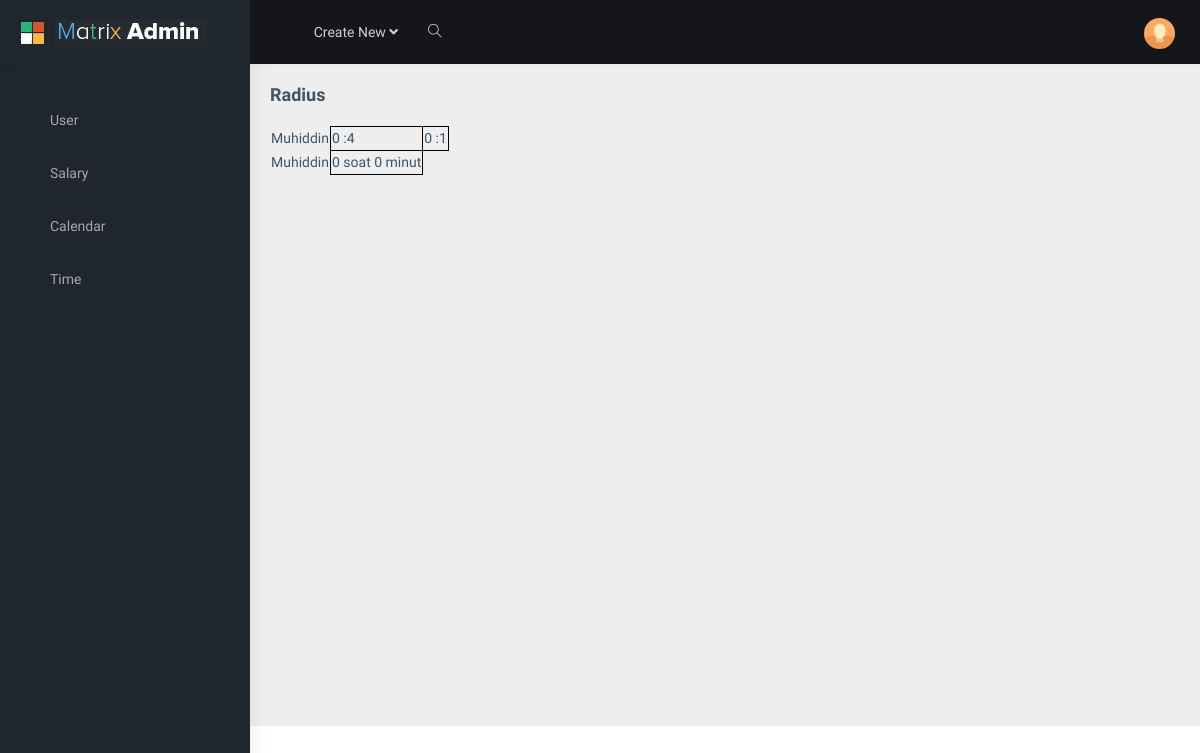
/api/admin/time/yanvar/ (signed in), run on an earlier commit of the app's database.
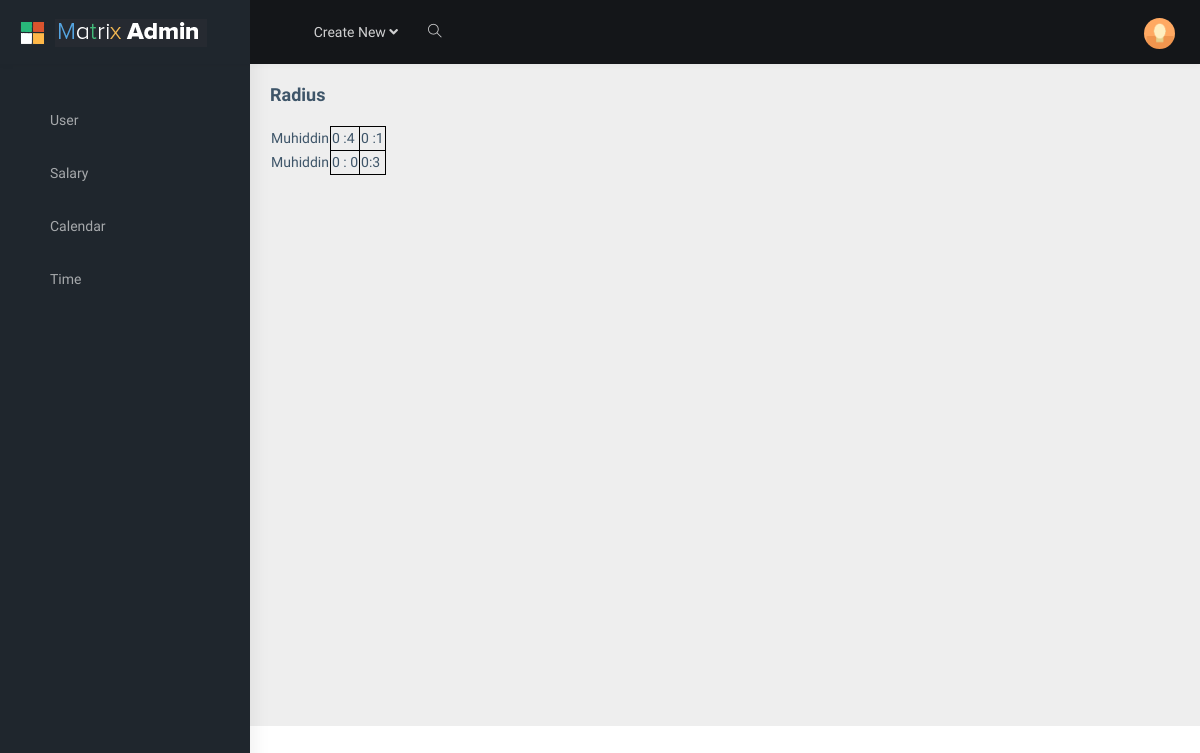
And on a later commit of the database.
### salary/models.py (models this page shows)
class Date(models.Model):
    worker = models.ForeignKey(Workers, on_delete=models.CASCADE, blank=True, null=True)
    clock_in = models.TimeField(blank=True, null=True)
    clock_out = models.TimeField(blank=True, null=True)
    work = models.CharField(blank=True, null=True, max_length=125)
    type_month = models.CharField(blank=True, null=True, max_length=125)
    month = models.CharField(blank=True, null=True, max_length=125)

### salary/views.py (the view)
# urls.py: path('time/<str:type_month>/', DateView.as_view(), name='time'),
class DateView(TemplateView):
    model = Workers
    def get(self, request, *args, **kwargs):
        if not request.user.is_authenticated:
            return HttpResponseRedirect(reverse_lazy('login'))
        context = super().get_context_data(**kwargs)
        context['dates'] = Date.objects.filter(type_month=self.kwargs['type_month'])
        return render(request, 'calendar/date.html', context)

### salary/templates/calendar/date.html
{% extends 'base.html' %}
{% load static %}
{% block content %}
<table>
    <tr>
        <td >Muhiddin</td>
        {% for i in dates%}
            {% if i.worker.id == 1 %}
            <td style="border: 1px solid black;">{{i.work}}</td>
            {% endif %}
        {%endfor%}
    </tr>
    <tr>
        <td >Muhiddin</td>
        {% for i in dates%}
            {% if i.worker.id == 2 %}
            <td style="border: 1px solid black;">{{i.work}}</td>
            {% endif %}
        {%endfor%}
    </tr>
</table>
{% endblock content %}

### salary/templates/base.html (shortened to what this page needs)
{% load static %}
<!DOCTYPE html>
<html dir="ltr" lang="en">
<head>
    <link href="{% static 'dashboard/assets/libs/flot/css/float-chart.css' %}" rel="stylesheet">
    <link href="{% static 'dashboard/css/style.min.css'%}" rel="stylesheet">
</head>
<body>
    <div id="main-wrapper">
        <header class="topbar" data-navbarbg="skin5">
            <nav class="navbar top-navbar navbar-expand-md navbar-dark">
                <div class="navbar-header" data-logobg="skin5">
                    <a class="navbar-brand" href="index.html">
                        <b class="logo-icon p-l-10">
                            <img src="{% static 'dashboard/assets/images/logo-icon.png'%}" alt="homepage" class="light-logo" />
                        </b>
                        <span class="logo-text">
                             <img src="{% static 'dashboard/assets/images/logo-text.png'%}" alt="homepage" class="light-logo" />
                        </span>
                    </a>
                </div>
                <div class="navbar-collapse collapse" id="navbarSupportedContent" data-navbarbg="skin5">
                    <ul class="navbar-nav float-left mr-auto">
                        <li class="nav-item d-none d-md-block"><a class="nav-link sidebartoggler waves-effect waves-light" href="javascript:void(0)" data-sidebartype="mini-sidebar"><i class="mdi mdi-menu font-24"></i></a></li>
                        <li class="nav-item dropdown">
                            <a class="nav-link dropdown-toggle" href="#" id="navbarDropdown" role="button" data-toggle="dropdown" aria-haspopup="true" aria-expanded="false">
                             <span class="d-none d-md-block">Create New <i class="fa fa-angle-down"></i></span>
                            </a>
                        </li>
                        <li class="nav-item search-box"> <a class="nav-link waves-effect waves-dark" href="javascript:void(0)"><i class="ti-search"></i></a>
                        </li>
                    </ul>
                    <ul class="navbar-nav float-right">
                        <li class="nav-item dropdown">
                            <a class="nav-link dropdown-toggle text-muted waves-effect waves-dark pro-pic" href="" data-toggle="dropdown" aria-haspopup="true" aria-expanded="false"><img src="{% static 'dashboard/assets/images/users/1.jpg'%}" alt="user" class="rounded-circle" width="31"></a>
                        </li>
                    </ul>
                </div>
            </nav>
        </header>
        <aside class="left-sidebar" data-sidebarbg="skin5">
            <div class="scroll-sidebar">
                <nav class="sidebar-nav">
                    <ul id="sidebarnav" class="p-t-30">
                        <li class="sidebar-item"> <a class="sidebar-link waves-effect waves-dark sidebar-link" href="{% url 'users' %}" aria-expanded="false"><i class="mdi mdi-view-dashboard"></i><span class="hide-menu">User</span></a></li>
                        <li class="sidebar-item"> <a class="sidebar-link waves-effect waves-dark" href="{% url 'search' %}" aria-expanded="false"><i class="mdi mdi-view-dashboard"></i><span class="hide-menu">Salary</span></a></li>
                        <li class="sidebar-item"> <a class="sidebar-link waves-effect waves-dark" href="{% url 'calendar' %}" aria-expanded="false"><i class="mdi mdi-view-dashboard"></i><span class="hide-menu">Calendar</span></a></li>
                        <li class="sidebar-item"> <a class="sidebar-link waves-effect waves-dark" href="{% url 'startend' %}" aria-expanded="false"><i class="mdi mdi-view-dashboard"></i><span class="hide-menu">Time</span></a></li>
                    </ul>
                </nav>
            </div>
        </aside>
        <div id="main-wrapper">
        <div class="page-wrapper">
            <div class="page-breadcrumb">
                <div class="row">
                    <div class="col-12 d-flex no-block align-items-center">
                        <h4 class="page-title">Radius</h4>
                    </div>
                </div>
            </div>
            <div class="container-fluid">
{% block content%}
{% endblock content%}
            </div>
        </div>
        </div>
    </div>
</body>
</html>

What changed in the data, as far as the page shows it:
changed Date (number 3 of 4 on the later page): work "0 soat 0 minut" → "0 : 0"
added Date: work "0:3"
